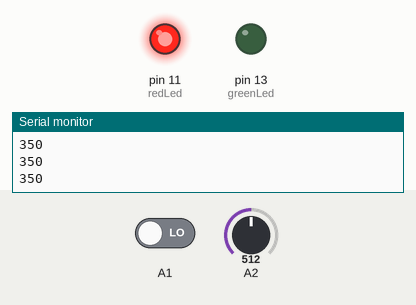
This sketch was run on a simulated Arduino Uno, built with avr-gcc and run on an emulated ATmega328P. Parts: output pins drawn as LEDs (lit = HIGH), the last lines printed to the serial monitor. Inputs (shaded band) come from the test bench; at power-on: A2 = 512, A1 LOW.

Above: at 1.2 s.
1.3 s: A2 set to 122
At 2.4 s:
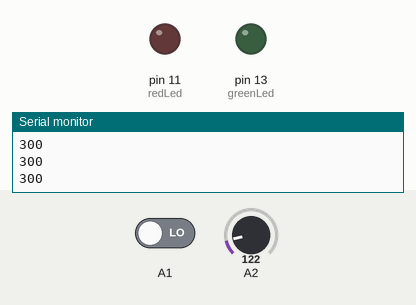
2.8 s: A1 driven HIGH
At 4.0 s:
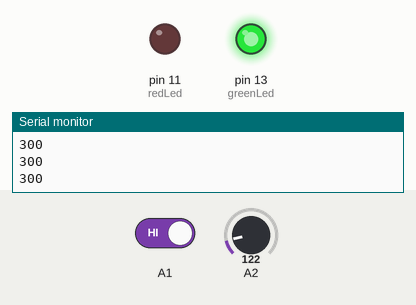
4.3 s: A2 set to 306
At 4.9 s:
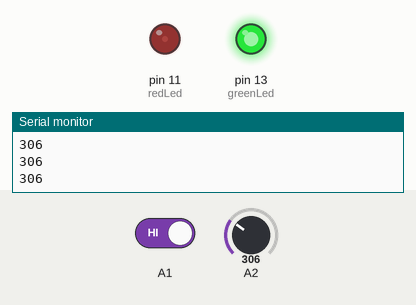
5.8 s: A2 set to 511
At 6.7 s:
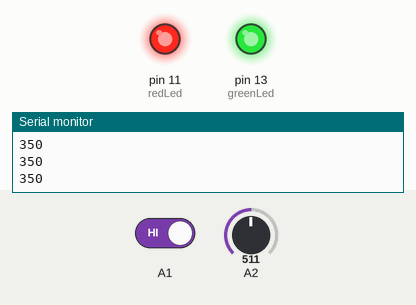
7.3 s: A1 driven LOW
At 8.5 s:
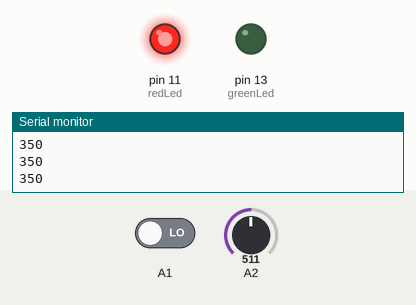
Timing chart, 0 to 9.8 s (numbered marks = the images above; inputs shaded):
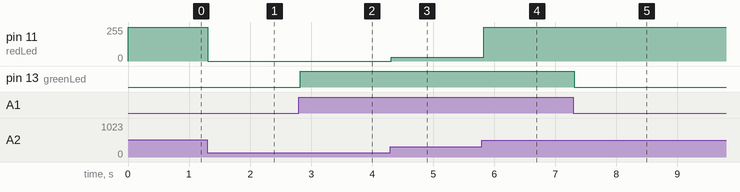

The sketch:

week9_assignment.ino
```cpp
int redLed = 11;
int brightness = 0;
int greenLed = 13;

void setup() {
  // put your setup code here, to run once:
Serial.begin(9600);
pinMode(redLed,OUTPUT);
pinMode(greenLed, OUTPUT);
pinMode(A1,INPUT);
}

void loop() {
  // put your main code here, to run repeatedly:
int buttonState = digitalRead(A1);
int sensorValue = analogRead(A2);

if (buttonState == HIGH )
{
  digitalWrite(13, HIGH);
  //Serial.println("button pressed");
} else{
  digitalWrite(13, LOW);

}


sensorValue = constrain(sensorValue, 300,350);

brightness = map(sensorValue,300,350,0,255);
Serial.println(sensorValue);

analogWrite(redLed,brightness);

delay(30);
}
```

Measured:
- after the input at 1.3 s, pin 11 (redLed): 255/255 → 0/255 at once
- after the input at 2.8 s, pin 13 (greenLed): LOW → HIGH at once
- after the input at 4.3 s, pin 11 (redLed): 0/255 → 30/255 at once
- after the input at 5.8 s, pin 11 (redLed): 30/255 → 255/255 at once
- after the input at 7.3 s, pin 13 (greenLed): HIGH → LOW at once
